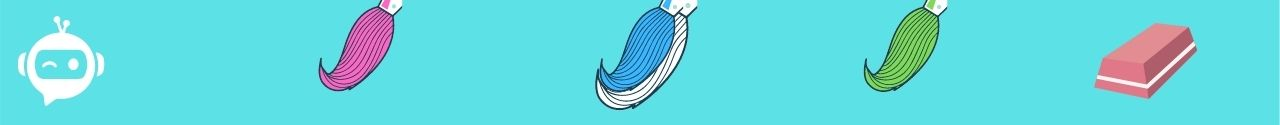
#> input picture opencv/Murtaza/Virtual Painter/pic/2.jpg, 1280 x 125 px, found by its file name
$ python draw.py
#> lines starting #> are read from the running program, lines starting #| are printed output that depends on the picture; after the words box and inside, x2 and y2 are one past the last pixel; in counts of white or black regions, pixels touching at a corner belong together
### opencv/Vision in 30 Days/outputCV.py
"""
Find Nax Contours & sort -
https://www.youtube.com/watch?v=JfaZNiEbreE&list=PLCeWwpzjQu9gc9C9-iZ9WTFNGhIq4-L1X
https://www.youtube.com/watch?v=JOxebvuRpyo
https://github.com/maksimKorzh/open-cv-tutorials/blob/main/src/contours/contours.py
https://colab.research.google.com/drive/1QeXAHV3-BNaIoidWhSK3MJyVElNv3FLN#scrollTo=qF-0ptmAzxUv


"""
import cv2
import numpy as np


#Display Group of images in one window
def stackImages(scale,imgArray):
    rows = len(imgArray)
    cols = len(imgArray[0])
    rowsAvailable = isinstance(imgArray[0], list)
    width = imgArray[0][0].shape[1]
    height = imgArray[0][0].shape[0]
    if rowsAvailable:
        for x in range ( 0, rows):
            for y in range(0, cols):
                if imgArray[x][y].shape[:2] == imgArray[0][0].shape [:2]:
                    imgArray[x][y] = cv2.resize(imgArray[x][y], (0, 0), None, scale, scale)
                else:
                    imgArray[x][y] = cv2.resize(imgArray[x][y], (imgArray[0][0].shape[1], imgArray[0][0].shape[0]), None, scale, scale)
                if len(imgArray[x][y].shape) == 2: imgArray[x][y]= cv2.cvtColor( imgArray[x][y], cv2.COLOR_GRAY2BGR)
        imageBlank = np.zeros((height, width, 3), np.uint8)
        hor = [imageBlank]*rows
        hor_con = [imageBlank]*rows
        for x in range(0, rows):
            hor[x] = np.hstack(imgArray[x])
        ver = np.vstack(hor)
    else:
        for x in range(0, rows):
            if imgArray[x].shape[:2] == imgArray[0].shape[:2]:
                imgArray[x] = cv2.resize(imgArray[x], (0, 0), None, scale, scale)
            else:
                imgArray[x] = cv2.resize(imgArray[x], (imgArray[0].shape[1], imgArray[0].shape[0]), None,scale, scale)
            if len(imgArray[x].shape) == 2: imgArray[x] = cv2.cvtColor(imgArray[x], cv2.COLOR_GRAY2BGR)
        hor= np.hstack(imgArray)
        ver = hor
    return ver

def PutTextOnImage(image,txt):
   im= cv2.putText (img = image,
       text = txt,
       org = (20 , 30 ),
       fontFace = cv2.FONT_HERSHEY_DUPLEX,
       fontScale = 1.0,
       color = (55, 26, 205),
       thickness = 2)
   return im


### opencv/Vision in 30 Days/edgeDetectInp.py
"""

 inpTrackbar for edgeDetect.py
"""
import cv2


def empty(a):
    pass

def inpTrackbar(winName):
    cv2.namedWindow(winName)
    cv2.createTrackbar("minVal", winName, 10, 200, empty)
    cv2.createTrackbar("maxVal", winName, 30, 255, empty)  # 100
    cv2.createTrackbar("scale", winName, 3, 9, empty)
    # create switch for ON/OFF functionality
    switch = '0 : OFF \n1 : ON'
    cv2.createTrackbar(switch, winName, 0, 1, empty)


### opencv/Vision in 30 Days/draw.py
'''
               Draw line rectangel circle text
https://youtu.be/eDIj5LuIL4A?list=PLb49csYFtO2HAdNGChGzohFJGnJnXBOqd&t=4933


'''

import cv2 as cv
import getpass
import numpy as np
from outputCV import stackImages,PutTextOnImage
from edgeDetectInp import   inpTrackbar


inpWinName = "Input"
inpTrackbar(inpWinName)
img=  '2.jpg'  #'2.jpg'
BASE_FOLDER = 'C:/Users/' + getpass.getuser() + '/Pictures/Saved Pictures/'
path = BASE_FOLDER+img
print("Image  = ",path)
print("Image  shape  = ",path)


img = cv.imread(path)
#> img is the input picture: shape (125, 1280, 3); mean B, G, R 221.7, 216.1, 101.3
assert img is not None, "file could not be read, check with os.path.exists()"


while True:

    scl = cv.getTrackbarPos("scale", inpWinName) / 10
    minVal = cv.getTrackbarPos("minVal", inpWinName)
    maxVal = cv.getTrackbarPos("maxVal", inpWinName)


    canny = cv.Canny(img, minVal, maxVal)
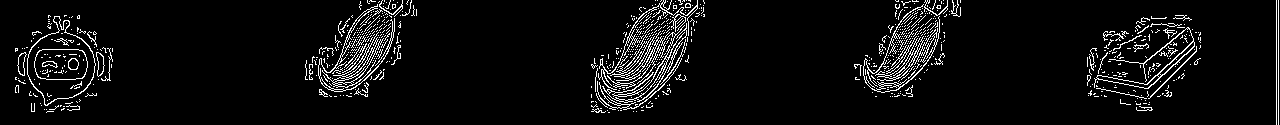
#> canny: shape (125, 1280); 5.8% white in thin lines or dots
    kernel = np.ones((5, 5), dtype = np.uint8)

#dilate: thickens white regions or objects and fills small holes.
    img_dilation = cv.dilate(canny, kernel, iterations=1)
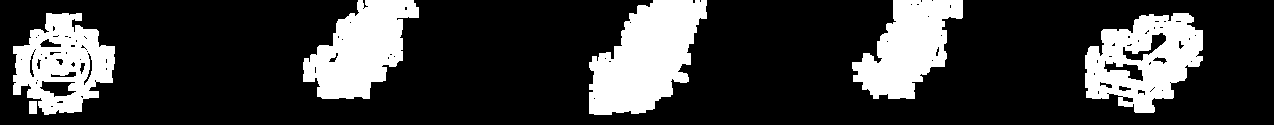
#> img_dilation: shape (125, 1280); 22.9% white; 7 white regions, largest, box (x1, y1, x2, y2) and area: (589, 0, 707, 115) 8799, (1085, 13, 1203, 113) 7275, (303, 0, 419, 99) 6942
    img_erode = cv.erode(img_dilation , kernel, iterations=1)
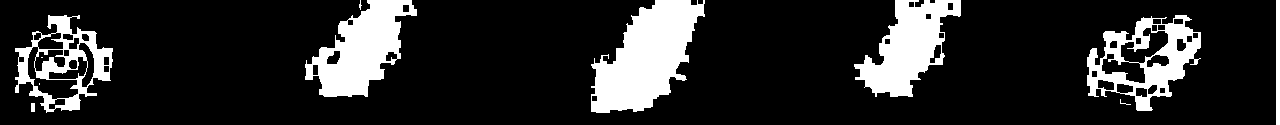
#> img_erode: shape (125, 1280); 16.7% white; 11 white regions (4 under 20 px), largest, box (x1, y1, x2, y2) and area: (591, 0, 705, 113) 7635, (305, 0, 417, 97) 5648, (854, 0, 961, 97) 5237


    source_copy = img.copy()
    PutTextOnImage(source_copy,"Source")

    PutTextOnImage(canny,"canny")
    PutTextOnImage( img_dilation,"Dilation")
    PutTextOnImage( img_erode,"Erode")
    imgStack = stackImages(scl,
                          ( [source_copy, canny, img_dilation],
                            [img_erode, img_erode, img_erode]
                          )    )
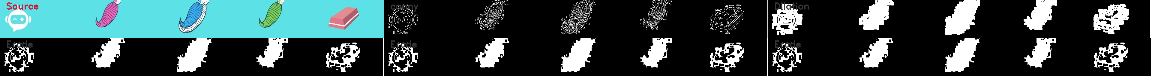
#> imgStack: shape (76, 1152, 3); mean B, G, R 70.1, 69.2, 50.3

    cv.imshow("ImageStack", imgStack)
    if cv.waitKey(1) & 0xFF == ord('q'):
#> (key q is pressed here)
        break

cv.destroyAllWindows()
